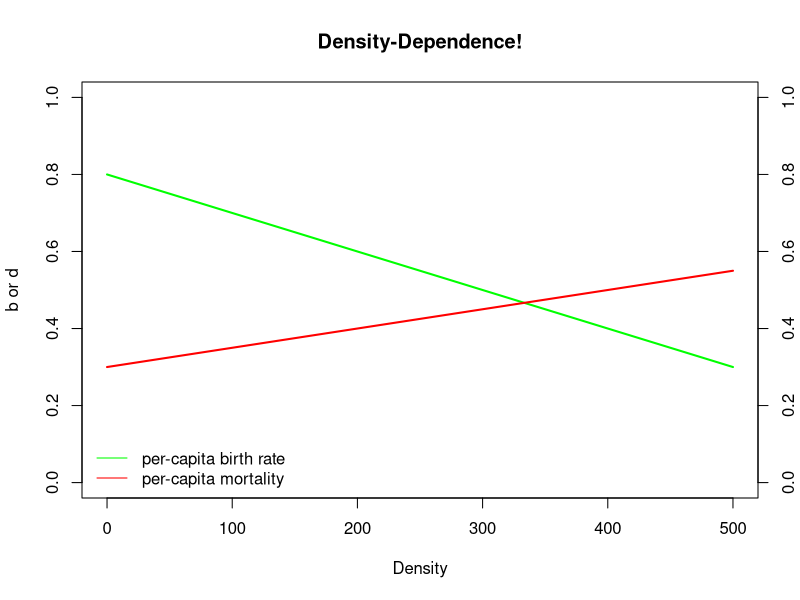

The R script that drew this image:
## ---- chunk 1
knitr::opts_chunk$set(echo = TRUE, cache = TRUE)
## ---- chunk 2
Density <- seq(0,500,1)  # create a sequence of numbers from 0 to 500, representing a range of population densities

## CONSTANTS

b_max <- 0.8  # maximum reproduction (at low densities)
d_min <- 0.3  # minimum mortality 

a <- 0.001    # D-D terms
c <- 0.0005

b <- b_max - a*Density
d <- d_min + c*Density

plot(Density,b,type="l",col="green",lwd=2,ylim=c(0,1),main="Density-Dependence!",ylab="b or d")
points(Density,d,type="l",col="red",lwd=2)
axis(4,at=seq(0,1,0.2))
#mtext("d",4)
legend("bottomleft",col=c("green","red"),lty=c(1,1),legend=c("per-capita birth rate","per-capita mortality"),bty="n")

  
  
  
